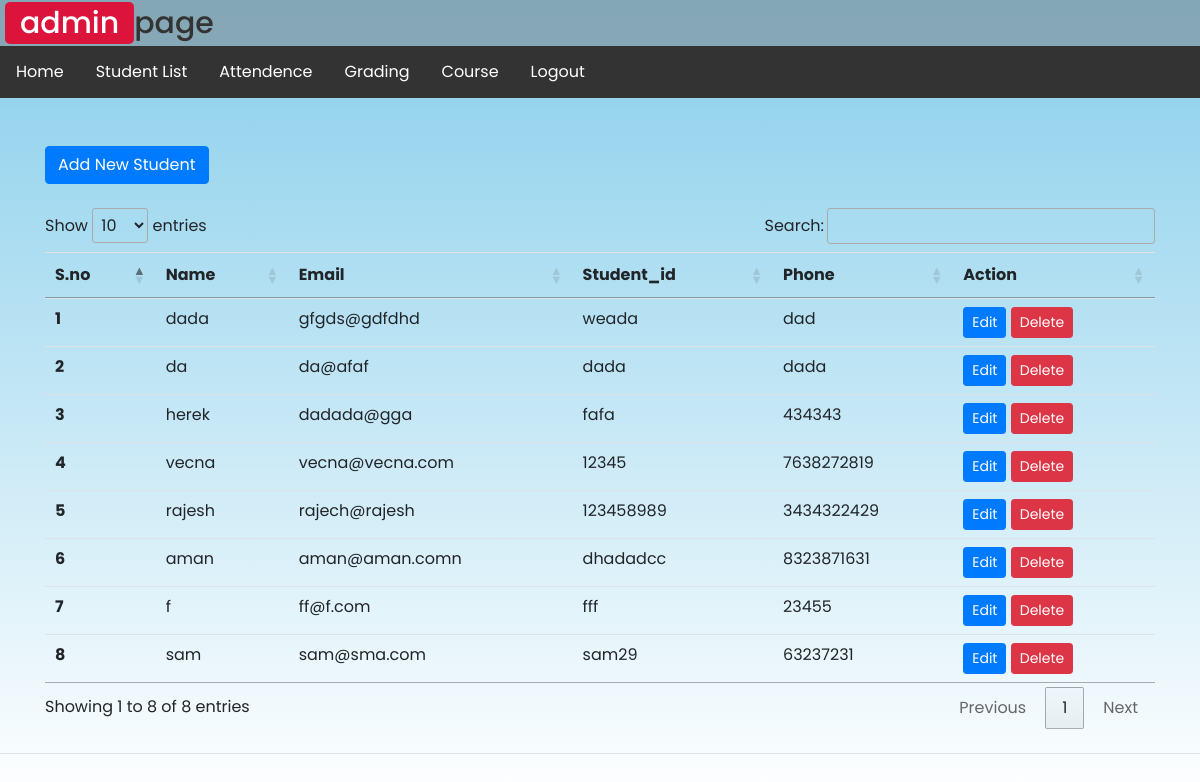
/student2.php (signed in), run on the app's committed database.
### tables this page shows
CREATE TABLE `students` (
  `sno` int(255) NOT NULL,
  `name` varchar(100) NOT NULL,
  `email` varchar(200) NOT NULL,
  `student_id` varchar(255) NOT NULL,
  `phone` varchar(20) DEFAULT NULL,
  `created_at` datetime NOT NULL DEFAULT current_timestamp()
);

### student2.php (the view, shortened to what this page needs)
<?php
$servername = "localhost";
$username = "root";
$password = "";
$database = "student_detail";
$conn = mysqli_connect($servername, $username, $password, $database);
?>
<!DOCTYPE html>
<html lang="en">
<head>
  <link rel="stylesheet" href="https://cdn.jsdelivr.net/npm/bootstrap@4.4.1/dist/css/bootstrap.min.css">
  <link rel="stylesheet" href="//cdn.datatables.net/1.12.1/css/jquery.dataTables.min.css">
  <link rel="stylesheet" href="css/style.css">
  <link rel="stylesheet" href="css/style2.css">
</head>
<body>
  <div class="_header ">
    <h3><span>admin</span>page</h3>
    <div class="admin_nav_bar">
      <ul>
        <li><a href="admin_page.php">Home</a></li>
        <li ><a href="student.php">Student List</a></li>
        <li><a href="attendence.php">Attendence</a></li>
        <li><a href="grading.php">Grading</a></li>
        <li><a href="course.php">Course</a></li>
        <li><a href="logout.php">Logout</a></li>
      </ul>
    </div>
  </div>
  <div class="container my-4">
  <button type="button" class="btn btn-primary my-4" data-toggle="modal" data-target="#insertModal">
       Add New Student
   </button>
    <table class="table" id="myTable">
      <thead>
        <tr>
          <th scope="col">S.no</th>
          <th scope="col">Name</th>
          <th scope="col">Email</th>
          <th scope="col">Student_id</th>
          <th scope="col">Phone</th>
          <th scope="col">Action</th>
        </tr>
      </thead>
      <tbody>
        <?php
        $sql  = "SELECT * FROM `students`";
        $result = mysqli_query($conn, $sql);
        $sno = 0;
        while ($row = mysqli_fetch_assoc($result)) {
          $sno = $sno +1;
          echo " <tr>
          <th scope='row'>" . $sno . "</th>
          <td>" . $row['name'] . "</td>
          <td>" . $row['email'] . "</td>
          <td>" . $row['student_id'] . "</td>
          <td>" . $row['phone'] . "</td>
          <td> <button class='edit btn btn-sm btn-primary'id=". $row['sno'] .">Edit</button> <button class='delete btn btn-sm
          btn-danger'id=d". $row['sno'] .">Delete</button> </td>
        </tr>";
        }
        ?>
      </tbody>
    </table>
  </div>
  <hr>
</body>
</html>

### style.css (style rules this page uses)
* { font-family: 'Poppins', sans-serif; size: 100%; margin:0; padding:0; box-sizing: border-box; outline: none; border:none; text-decoration: none; z-index: 2; }
body { background:linear-gradient(skyblue,white); background-position: center; background-repeat: no-repeat; background-size: cover; background-attachment: fixed; }
h3 { font-size: 30px; color:#333; align-content:flex-end; list-style-type: none; margin: 0; padding: 5px; background-color: rgb(128, 128, 128,0.5); }
h3 span { background: crimson; color:#fff; border-radius: 5px; padding:0 15px; }

### style2.css (style rules this page uses)
ul { list-style-type: none; margin: 0; padding: 0; overflow: hidden; background-color: #333; }
li { float: left; }
li a { display: block; color: white; text-align: center; padding: 14px 16px; text-decoration: none; }

### data on the page
students: name "dada", email "gfgds@gdfdhd", student "weada", phone "dad"
students: name "da", email "da@afaf", student "dada", phone "dada"
students: name "herek", email "dadada@gga", student "fafa", phone "434343"
students: name "vecna", email "vecna@vecna.com", student "12345", phone "7638272819"
students: name "rajesh", email "rajech@rajesh", student "123458989", phone "3434322429"
students: name "aman", email "aman@aman.comn", student "dhadadcc", phone "8323871631"
students: name "f", email "ff@f.com", student "fff", phone "23455"
students: name "sam", email "sam@sma.com", student "sam29", phone "63237231"
